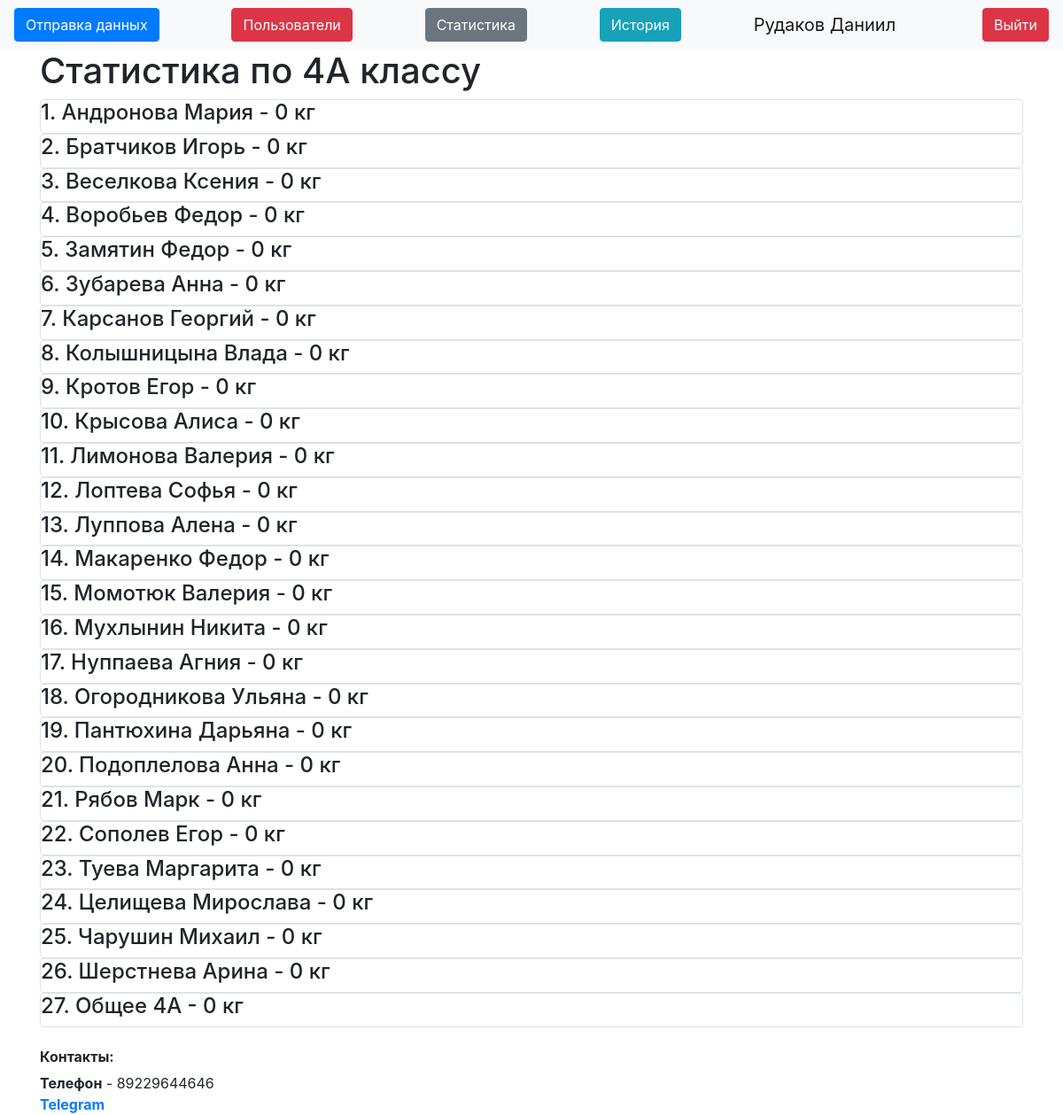
Page /stats4a (signed in) on the earlier database version.
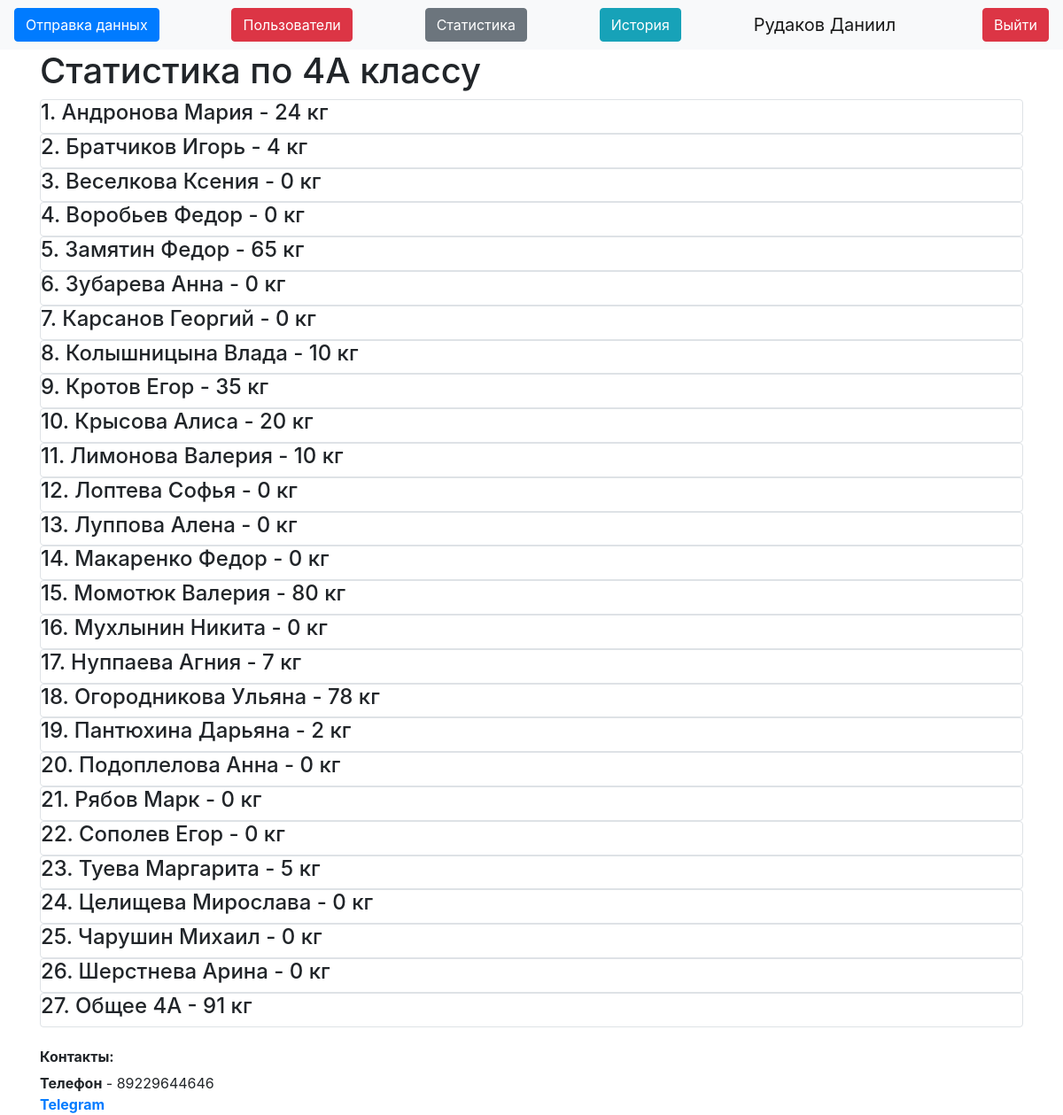
Same page on the later database version.
### data/users.py (models this page shows, shortened)
class User(SqlAlchemyBase, UserMixin):
    __tablename__ = 'users'
    id = sqlalchemy.Column(sqlalchemy.Integer,
                           primary_key=True, autoincrement=True)
    name = sqlalchemy.Column(sqlalchemy.String, nullable=True)
    about = sqlalchemy.Column(sqlalchemy.String, nullable=True)
    email = sqlalchemy.Column(sqlalchemy.String,
                              index=True, unique=True, nullable=True)
    hashed_password = sqlalchemy.Column(sqlalchemy.String, nullable=True)
    is_admin = sqlalchemy.Column(sqlalchemy.Boolean)
    got = sqlalchemy.Column(sqlalchemy.Integer, default=0)
    got_pupils = sqlalchemy.Column(sqlalchemy.Integer, default=0)
    kilograms = orm.relationship("Kilograms", back_populates='user')

### data/Pupils.py (models this page shows)
class Pupils(SqlAlchemyBase):
    __tablename__ = 'Pupils'
    id = sqlalchemy.Column(sqlalchemy.Integer, autoincrement=True, primary_key=True)
    name = sqlalchemy.Column(sqlalchemy.String)
    value = sqlalchemy.Column(sqlalchemy.Integer, default=0)
    grade = sqlalchemy.Column(sqlalchemy.String)
    kilo = orm.relationship("Kilograms", back_populates="pupil")

### server.py (the view)
@app.route("/stats4a")
@login_required
def stats4a():
    db_sess = db_session.create_session()
    pupils = db_sess.query(Pupils).filter(Pupils.grade == "4А").all()
    db_sess.close()
    return render_template("stats_grade.html", db=pupils, grade="4А", title="4А статистика")

### data/db_session.py (called while the page is built)
def create_session() -> Session:
    global __factory
    return __factory()

### server.py (called while the page is built)
@login_manager.user_loader # Декоратор для авторизации пользователей
def load_user(user_id):
    db_sess = db_session.create_session()
    user_id = db_sess.query(User).get(user_id)
    db_sess.close()
    return user_id

### templates/stats_grade.html
{% extends "base.html" %}
{% block content %}
{% if current_user.is_admin %}
<h1>Статистика по {{grade}} классу</h1>
{% for item in db%}
<div class="col-md6 border rounded">
    <h4>{{item.name}} - {{item.value}} кг</h4>
</div>
{% endfor %}
{% endif %}
{% endblock %}

### templates/base.html (shortened to what this page needs)
<!doctype html>
<html lang="en">
<head>
    <link rel="stylesheet"
          href="https://stackpath.bootstrapcdn.com/bootstrap/4.4.1/css/bootstrap.min.css"
>
</head>
<body>
<header>
    <nav class="navbar navbar-light bg-light">
        {% if current_user.is_authenticated %}
        <a type="button" class="btn btn-primary" href="/">Отправка данных</a>
        {% if current_user.is_admin %}
        <a class="btn btn-danger" href="/users">Пользователи</a>
        <a class="btn btn-secondary" href="/stats">Статистика</a>
        {% endif %}
        <a class="btn btn-info" href="/history">История</a>
        <a class="navbar-brand" href="">{{ current_user.name }}</a>
        <a class="btn btn-danger" href="/logout">Выйти</a>
        {% else %}
        <p>
            <a class="btn btn-success" href="/login">Войти</a>
        </p>
        {% endif %}
    </nav>
</header>
<main role="main" class="container">
    {% block content %}{% endblock %}
    <h6><b>Контакты:</b></h6>
    <div>
        <b>Телефон</b> - 89229644646</br>
        <b><a href="https://t.me/mc_Danik">Telegram</a></b>
    </div>
</main>
</body>
</html>

Differences in the rows shown:
changed Pupils "1. Андронова Мария": value "0" → "24"
changed Pupils "2. Братчиков Игорь": value "0" → "4"
changed Pupils "5. Замятин Федор": value "0" → "65"
changed Pupils "8. Колышницына Влада": value "0" → "10"
changed Pupils "9. Кротов Егор": value "0" → "35"
changed Pupils "10. Крысова Алиса": value "0" → "20"
changed Pupils "11. Лимонова Валерия": value "0" → "10"
changed Pupils "15. Момотюк Валерия": value "0" → "80"
changed Pupils "17. Нуппаева Агния": value "0" → "7"
changed Pupils "18. Огородникова Ульяна": value "0" → "78"
changed Pupils "19. Пантюхина Дарьяна": value "0" → "2"
changed Pupils "23. Туева Маргарита": value "0" → "5"
changed Pupils "27. Общее 4А": value "0" → "91"
